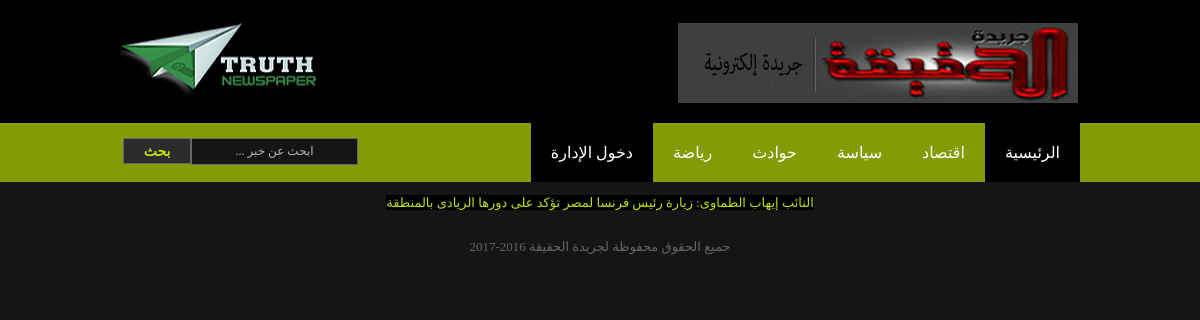
The app's page /page.php?section=economic&id=2 with its own data.
### tables this page shows
CREATE TABLE `sections` (
  `sectionID` int(11) NOT NULL,
  `section_name` varchar(255) NOT NULL
);

CREATE TABLE `news` (
  `newsID` int(11) NOT NULL,
  `section_id` int(11) NOT NULL,
  `news_title` varchar(255) NOT NULL,
  `news_body` text NOT NULL,
  `news_date` timestamp NOT NULL DEFAULT CURRENT_TIMESTAMP,
  `news_writer` varchar(255) NOT NULL,
  `news_banner` varchar(300) NOT NULL
);

### init.php (called while the page is built, shortened)
<?php
require_once "connect.php";
require_once "layout/header.php";

### page.php (the view)
<?php require_once "init.php"; ?>
<?php
	if(isset($_GET['newsid']))
	{
		$newsid = $_GET['newsid'];
		if(is_numeric($newsid))
		{
			$stmt = $con->prepare("SELECT * FROM news WHERE newsID = ?");
			$stmt->execute(array($newsid));
			$row = $stmt->fetch();
?>
		<div class="wrapper col4">
		  <div id="container">
		    <div id="content">
		      <div id="featured_post"><img src="<?php echo $images_dir. $row['news_banner']; ?>" alt="" />
		       <p><h3><?php echo $row['news_title']; ?></h3><span style="color:green">الناشر</span>&nbsp;&nbsp;<i><?php echo $row['news_writer']; ?></i>&nbsp;&nbsp;<span style="color:yellow"><?php echo $row['news_date']; ?></span></p>
		        <p><?php echo $row['news_body']; ?></p>
		        <hr/>
		        <center><h2>التعليقات</h2></center><br>
		        	<?php
		        	$stmt = $con->prepare("SELECT * FROM comments WHERE news_id = ? AND accepted = 1 ORDER BY commentID DESC");
		        	$stmt->execute(array($newsid));
		        	$comms = $stmt->fetchAll();
		        	?>
		        	<?php foreach($comms as $comm) {?>
		        		<p><?php echo $comm['comment_writer'] . "<br>" . $comm['comment_date']; ?></p>
		        		<p style="color: red; padding-bottom:5px;border-bottom: 1px dashed #FFFFFF"><?php echo $comm['comment_body']; ?></p>
		        	<?php }?>
		        	<p>اترك تعليقك</p>
		        	<form action="page.php?newsid=<?php echo $newsid; ?>" method="POST">
		        		<table border="0" dir="rtl">
		        			<tr >
		        				<td>اسمك</td>
		        				<td><input required type="text" name="name" style="border-radius:5px; width: 200px;height: 20px;"/></td>
		        			</tr>
		        			<tr>
		        				<td>التعليق</td>
		        				<td><textarea required name="comment_body" style="border-radius:5px; width: 400px; height: 200px;"></textarea></td>
		        			</tr>
		        			<tr>
		        				<td colspan="2"><center><input style="height: 30px;width: 80px; font-family: Tahoma; border-radius:3px;" type="submit" name="comment" value="ارسل تعليقك"></center></td>
		        			</tr>
		        		</table>
		        	</form>
		        	<?php
		        		if(isset($_POST['comment']))
		        		{
		        			$name = $_POST['name'];
		        			$comment_body = $_POST['comment_body'];
		        			$stmt = $con->prepare("INSERT INTO `comments`(`news_id`, `comment_writer`, `comment_body`) VALUES (?, ?, ?)");
		        			$stmt->execute(array($newsid, $name, $comment_body));
		        			echo "<center><p style='padding: 10px;border:2px dashed green';>تم إرسال التعليق وفي انتظار موافقة الإدارة</p></center>";
		        		}
		        	?>
		      </div>
		    </div>
		    <br class="clear" />
		  </div>
		  <br class="clear" />
		</div>
<?php   }
		else
		{
			exit("عفوا لا توجد أخبار خاصة بهذا المعرف");
		}
	}
	else if($_GET['section'])
	{
		$section_id = $_GET['id'];
		if(is_numeric($section_id))
		{
			$stmt = $con->prepare("SELECT newsID, news_title FROM news WHERE section_id = ?");
			$stmt->execute(array($section_id));
			$news = $stmt->fetchAll();
			foreach ($news as $onenews) {
				echo "<center><p><a href='page.php?newsid=". $onenews['newsID'] ."'>". $onenews['news_title']."</a></p></center>";
			}
		}
		else
		{
			die("<center>عفو القسم الذي تحاول الوصول إليه غير موجود</center>");
		}
	}
	else
	{
		header("Location: index.php");
	}
?>
<?php require_once "layout/footer.php"; ?>

### layout/header.php (shortened to what this page needs)
<!DOCTYPE html PUBLIC "-//W3C//DTD XHTML 1.0 Transitional//EN" "http://www.w3.org/TR/xhtml1/DTD/xhtml1-transitional.dtd">
<html xmlns="http://www.w3.org/1999/xhtml">
<head>
<link rel="stylesheet" href="layout/styles/layout.css" type="text/css" />
</head>
<body id="top">
<div class="wrapper col1">
  <div id="header">
    <div class="fl_left">
      <img src="images/demo/Logo-01.png">
    </div>
    <div class="fl_right"><a href="#"><img src="images/demo/images.png" alt="" /></a></div>
    <br class="clear" />
  </div>
</div>
<div class="wrapper col2">
  <div id="topbar">
    <div id="topnav">
      <ul>
      	<li class="active"><a href="index.php">الرئيسية</a></li>
        <?php
          $stmt = $con->prepare("SELECT * FROM sections");
          $stmt->execute();
          $sections = $stmt->fetchAll();
        ?>
        <?php foreach($sections as $section) {?>
          <li><a href="page.php?section=economic&id=<?php echo $section['sectionID']; ?>"><?php echo $section['section_name']; ?></a></li>
        <?php }?>
        <li class="active"><a href="admin/index.php">دخول الإدارة</a></li>
      </ul>
    </div>
    <div id="search">
      <form action="search.php" method="post">
        <fieldset>
          <input type="text" name="search" value="... ابحث عن خبر"  onfocus="this.value=(this.value=='Search Our Website&hellip;')? '' : this.value ;" />
          <input type="submit" name="go" id="go" value="بحث" />
        </fieldset>
      </form>
    </div>
    <br class="clear" />
  </div>
</div>

### layout/styles/layout.css (style rules this page uses)
html { overflow-y:scroll; }
body { margin:0; padding:0; font-size:13px; font-family:Tahoma; color:#E5E5E5; background-color:#151515; }
a { outline:none; text-decoration:none; color:#BFE009; background-color:#000000; }
.fl_left, .imgl { float:left; }
.fl_right, .imgr { float:right; }
img { display:block; margin:0; padding:0; border:none; }
div.wrapper { display:block; width:100%; margin:0; text-align:right; }
.col1 { color:#666666; background-color:#000000; }
.col2 { color:#E5E5E5; background-color:#839B05; }
#header, #topbar, #breadcrumb, #container, .gallery, #footer, #copyright { display:block; position:relative; width:960px; margin:0 auto; }
#header { padding:2px 0 20px 0; }
#header .fl_left { display:block; float:left; margin-top:17px; overflow:hidden; }
#header .fl_right { display:block; float:right; width:468px; height:80px; margin-right:-66px; margin-top:21px; overflow:hidden; }
#topbar { padding:0; z-index:1000; }
#topbar #search { display:block; float:left; width:243px; margin:15px 0 0 0; padding:0; }

### layout/styles/navi.css (style rules this page uses)
#topnav { display:block; float:right; margin:0; padding:0; font-size:16px; font-weight:normal; font-family:Tahoma; }
#topnav ul, #topnav li { float:right; list-style:none; margin:0; padding:0; }
#topnav li a:link, #topnav li a:visited, #topnav li a:hover { display:block; margin:0; padding:20px; color:#FFFFFF; background-color:#839B05; text-transform:uppercase; }
#topnav li a:hover, #topnav ul li.active a { color:#FFFFFF; background-color:#000000; }

### layout/styles/forms.css (style rules this page uses)
form, fieldset, legend { margin:0; padding:0; border:none; }
input, textarea, select { font-size:12px; font-family:Georgia, "Times New Roman", Times, serif; }
#topbar input { display:block; text-align:center; float:right; width:155px; margin:0 5px 0 0; padding:5px; color:#B6B6B6; background-color:#151515; border:1px solid #666666; font-family:Verdana, Arial, Helvetica, sans-serif; font-size:12px; }
#topbar input#go { font-size:14px; font-family:Tahoma; width:68px; height:26px; margin:0; padding:4px 0; text-transform:uppercase; color:#BFE009; background-color:#2C2C2C; cursor:pointer; font-weight:bold; }
#search input { font-family:Tahoma; }

### records on screen
sections: section_name "اقتصاد"
sections: section_name "سياسة"
sections: section_name "حوادث"
sections: section_name "رياضة"
news: news_title "النائب إيهاب الطماوى: زيارة رئيس فرنسا لمصر تؤكد على دورها الريادى بالمنطقة"
